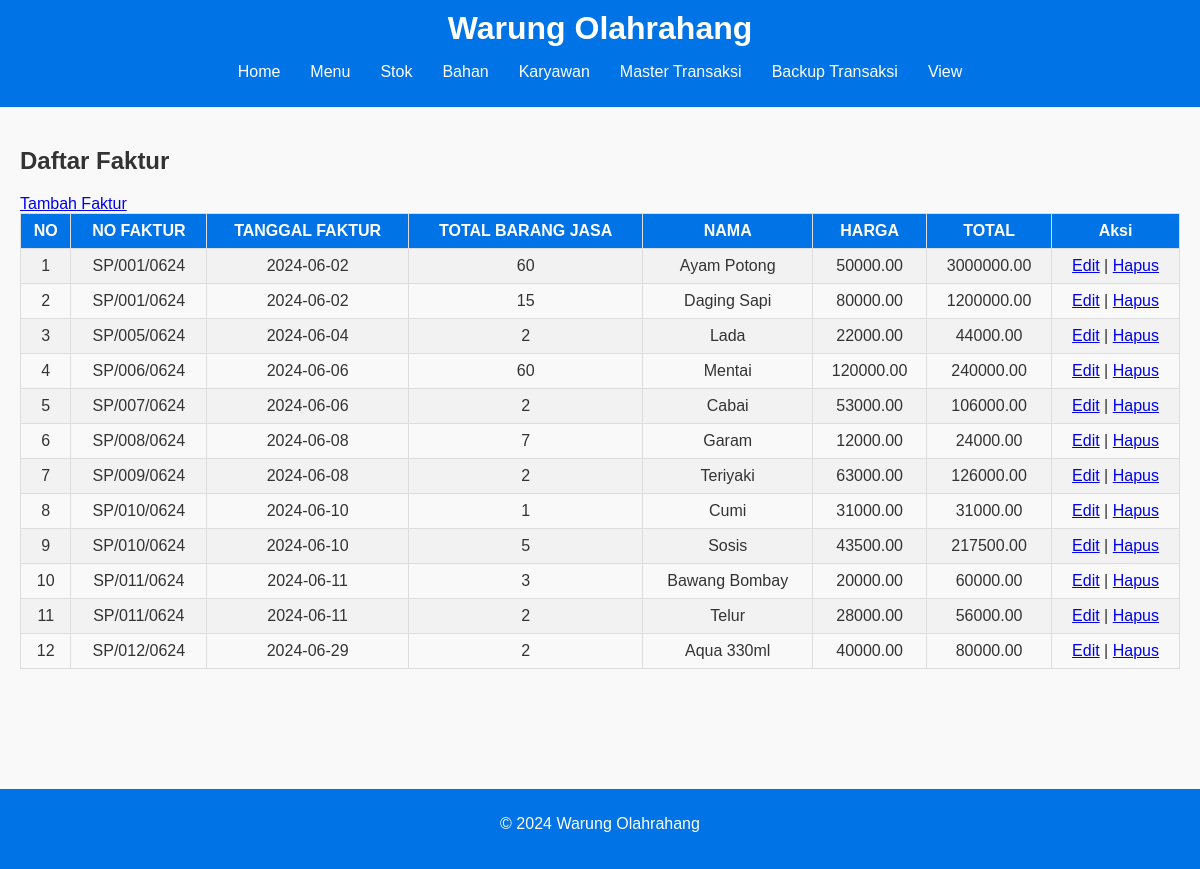
Page /bahan/daftar_faktur.php on the committed database.
### tables this page shows
CREATE TABLE `faktur` (
  `no` int(11) NOT NULL,
  `NO_FAKTUR` varchar(50) DEFAULT NULL,
  `TANGGAL_FAKTUR` date DEFAULT NULL,
  `TOTAL_BARANG_JASA` int(11) DEFAULT NULL,
  `NAMA` varchar(100) DEFAULT NULL,
  `HARGA` decimal(10,2) DEFAULT NULL,
  `TOTAL` decimal(10,2) DEFAULT NULL
);

### bahan/daftar_faktur.php (the view)
<?php include('../partials/header.php'); ?>
<?php include('../config/database.php'); ?>
<div class="container">
    <h2>Daftar Faktur</h2>
    <a href="../trs/insert.php">Tambah Faktur</a>
    <table class="data-table">
        <tr>
            <th>NO</th>
            <th>NO FAKTUR</th>
            <th>TANGGAL FAKTUR</th>
            <th>TOTAL BARANG JASA</th>
            <th>NAMA</th>
            <th>HARGA</th>
            <th>TOTAL</th>
            <th>Aksi</th>
        </tr>
        <?php
        $sql = "SELECT * FROM Faktur";
        $result = $conn->query($sql);
        if ($result->num_rows > 0) {
            while($row = $result->fetch_assoc()) {
                echo "<tr>
                        <td>{$row['no']}</td>
                        <td>{$row['NO_FAKTUR']}</td>
                        <td>{$row['TANGGAL_FAKTUR']}</td>
                        <td>{$row['TOTAL_BARANG_JASA']}</td>
                        <td>{$row['NAMA']}</td>
                        <td>{$row['HARGA']}</td>
                        <td>{$row['TOTAL']}</td>
                        <td>
                            <a href='../trs/update.php?no={$row['no']}'>Edit</a> |
                            <a href='../trs/delete.php?no={$row['no']}' onclick='return confirm(\"Apakah anda yakin ingin menghapus faktur ini?\");'>Hapus</a>
                        </td>
                      </tr>";
            }
        } else {
            echo "<tr><td colspan='8'>Tidak ada data</td></tr>";
        }
        ?>
    </table>
</div>
<?php include('../partials/footer.php'); ?>

### css/style.css (style rules this page uses)
body { font-family: Arial, sans-serif; margin: 0; padding: 0; background-color: #f9f9f9; color: #333; }
.container { padding: 20px; margin-bottom: 80px; }
.data-table { width: 100%; border-collapse: collapse; margin-bottom: 20px; }
.data-table th, .data-table td { border: 1px solid #ddd; padding: 8px; text-align: center; }
.data-table th { background-color: #0073e6; color: white; }
.data-table tr:nth-child(even) { background-color: #f2f2f2; }

### rows in the picture
faktur: no "1", NO_FAKTUR "SP/001/0624", TANGGAL_FAKTUR "2024-06-02", TOTAL_BARANG_JASA "60", NAMA "Ayam Potong", HARGA "50000.00", TOTAL "3000000.00"
faktur: no "2", NO_FAKTUR "SP/001/0624", TANGGAL_FAKTUR "2024-06-02", TOTAL_BARANG_JASA "15", NAMA "Daging Sapi", HARGA "80000.00", TOTAL "1200000.00"
faktur: no "3", NO_FAKTUR "SP/005/0624", TANGGAL_FAKTUR "2024-06-04", TOTAL_BARANG_JASA "2", NAMA "Lada", HARGA "22000.00", TOTAL "44000.00"
faktur: no "4", NO_FAKTUR "SP/006/0624", TANGGAL_FAKTUR "2024-06-06", TOTAL_BARANG_JASA "60", NAMA "Mentai", HARGA "120000.00", TOTAL "240000.00"
faktur: no "5", NO_FAKTUR "SP/007/0624", TANGGAL_FAKTUR "2024-06-06", TOTAL_BARANG_JASA "2", NAMA "Cabai", HARGA "53000.00", TOTAL "106000.00"
faktur: no "6", NO_FAKTUR "SP/008/0624", TANGGAL_FAKTUR "2024-06-08", TOTAL_BARANG_JASA "7", NAMA "Garam", HARGA "12000.00", TOTAL "24000.00"
faktur: no "7", NO_FAKTUR "SP/009/0624", TANGGAL_FAKTUR "2024-06-08", TOTAL_BARANG_JASA "2", NAMA "Teriyaki", HARGA "63000.00", TOTAL "126000.00"
faktur: no "8", NO_FAKTUR "SP/010/0624", TANGGAL_FAKTUR "2024-06-10", TOTAL_BARANG_JASA "1", NAMA "Cumi", HARGA "31000.00", TOTAL "31000.00"
faktur: no "9", NO_FAKTUR "SP/010/0624", TANGGAL_FAKTUR "2024-06-10", TOTAL_BARANG_JASA "5", NAMA "Sosis", HARGA "43500.00", TOTAL "217500.00"
faktur: no "10", NO_FAKTUR "SP/011/0624", TANGGAL_FAKTUR "2024-06-11", TOTAL_BARANG_JASA "3", NAMA "Bawang Bombay", HARGA "20000.00", TOTAL "60000.00"
faktur: no "11", NO_FAKTUR "SP/011/0624", TANGGAL_FAKTUR "2024-06-11", TOTAL_BARANG_JASA "2", NAMA "Telur", HARGA "28000.00", TOTAL "56000.00"
faktur: no "12", NO_FAKTUR "SP/012/0624", TANGGAL_FAKTUR "2024-06-29", TOTAL_BARANG_JASA "2", NAMA "Aqua 330ml", HARGA "40000.00", TOTAL "80000.00"
